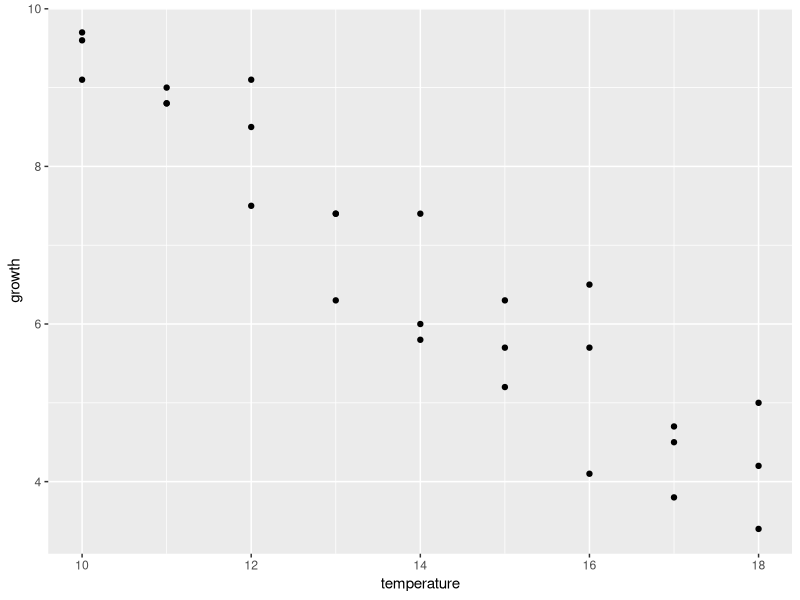
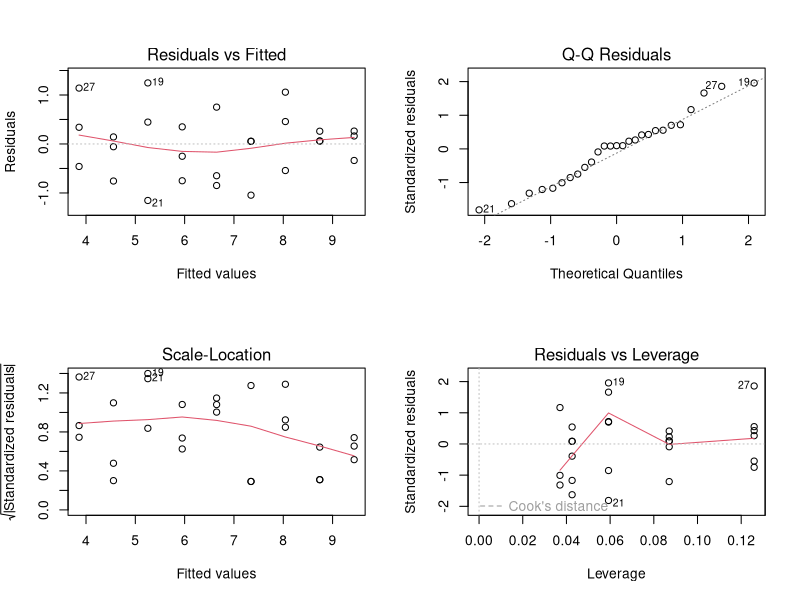
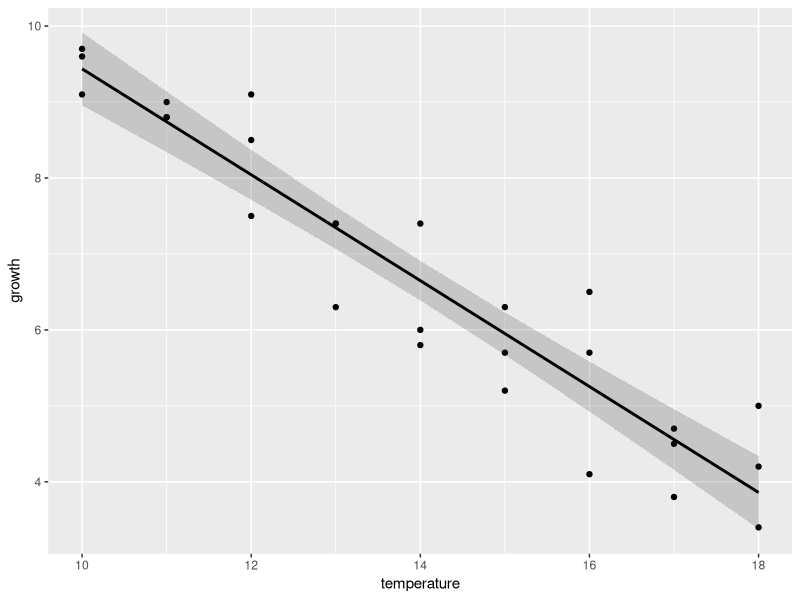
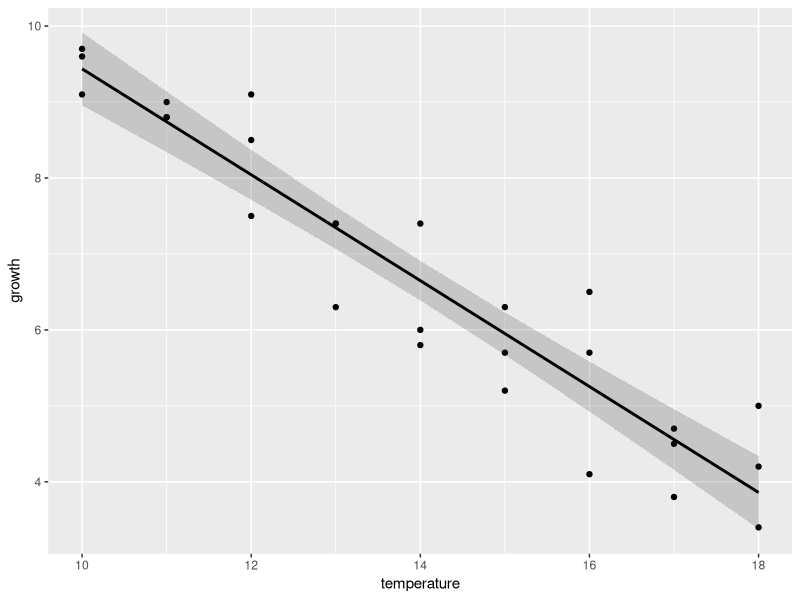

Reproduce these figures in R, in order.
## ---- chunk 1
library(tidyverse) # general use
library(here) # file organization
library(ggeffects) # model predictions
library(flextable) # creating tables

abalone <- read_csv(here("data", "abalone_growth.csv"))
## ---- chunk 2
str(abalone)
## ---- chunk 3
glimpse(abalone)
## ---- chunk 4
class(abalone)
## ---- chunk 5
abalone_plot <- ggplot(data = abalone,
                       aes(x = temperature,
                           y = growth)) +
  geom_point()

abalone_plot
## ---- chunk 6
abalone_model <- lm(growth ~ temperature,
                    data = abalone)
## ---- chunk 7
par(mfrow = c(2, 2))
plot(abalone_model)
## ---- chunk 8
summary(abalone_model) 
## ---- chunk 9
model_preds <- ggpredict(abalone_model,
                         terms = "temperature")
## ---- chunk 10
abalone_model_plot <- ggplot(data = abalone,
                             aes(x = temperature,
                                 y = growth)) +
  geom_point() +
  geom_ribbon(data = model_preds,
              aes(x = x,
                  y = predicted,
                  ymin = conf.low,
                  ymax = conf.high),
              alpha = 0.2) +
  geom_line(data = model_preds,
            aes(x = x,
                y = predicted),
            linewidth = 1)


abalone_model_plot
## ---- chunk 11
ggsave(filename = here("images", "abalone_model_plot.jpg"),
       width = 10,
       height = 8,
       units = "cm")
## ---- chunk 12
cor.test(abalone$temperature, abalone$growth,
         method = "pearson")
